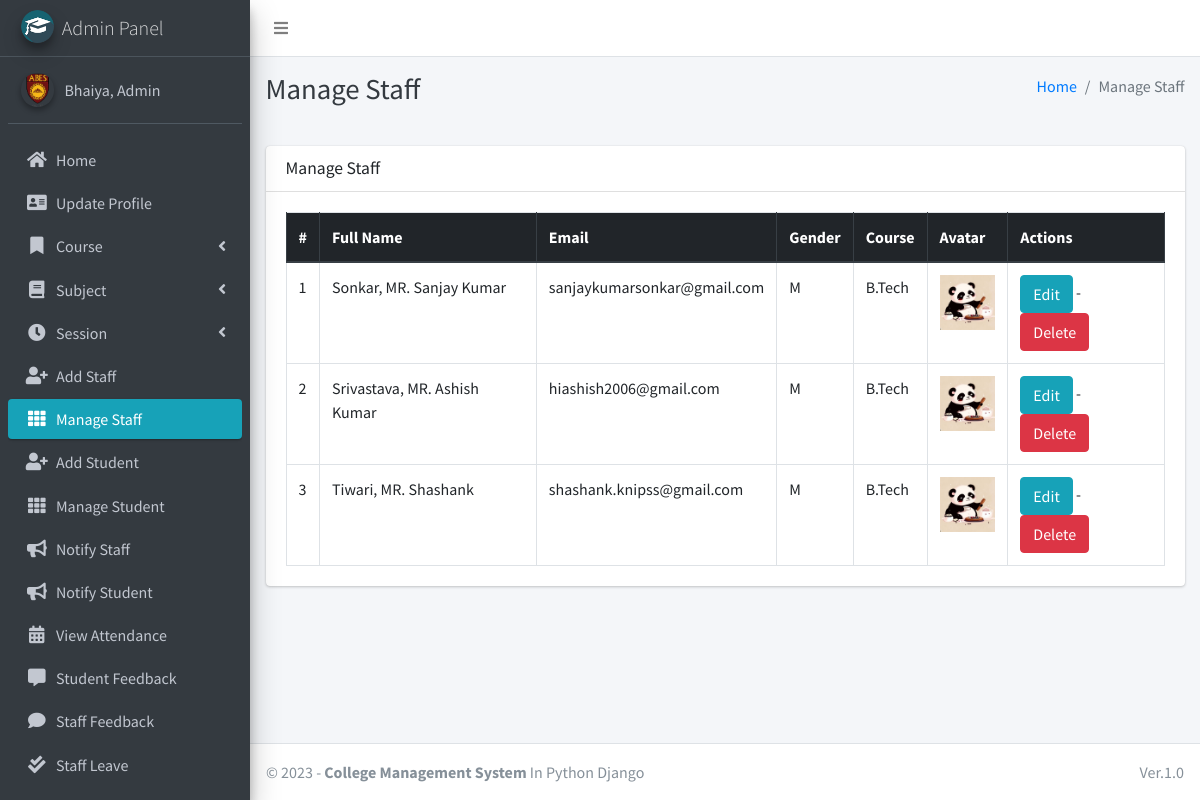
Page /staff/manage/ (signed in) on the committed database.
### main_app/models.py (models this page shows, shortened)
class CustomUser(AbstractUser):
    USER_TYPE = ((1, "HOD"), (2, "Staff"), (3, "Student"))
    GENDER = [("M", "Male"), ("F", "Female")]
    username = None  # Removed username, using email instead
    email = models.EmailField(unique=True)
    user_type = models.CharField(default=1, choices=USER_TYPE, max_length=1)
    gender = models.CharField(max_length=1, choices=GENDER)
    profile_pic = models.ImageField()
    address = models.TextField()
    fcm_token = models.TextField(default="")  # For firebase notifications
    created_at = models.DateTimeField(auto_now_add=True)
    updated_at = models.DateTimeField(auto_now=True)
    USERNAME_FIELD = "email"
    REQUIRED_FIELDS = []
    objects = CustomUserManager()
    def __str__(self):
        return self.last_name + ", " + self.first_name

class Staff(models.Model):
    course = models.ForeignKey(Course, on_delete=models.DO_NOTHING, null=True, blank=False)
    admin = models.OneToOneField(CustomUser, on_delete=models.CASCADE)

class Course(models.Model):
    name = models.CharField(max_length=120)
    created_at = models.DateTimeField(auto_now_add=True)
    updated_at = models.DateTimeField(auto_now=True)

### main_app/hod_views.py (the view)
# urls.py: path("staff/manage/", hod_views.manage_staff, name='manage_staff'),
def manage_staff(request):
    allStaff = CustomUser.objects.filter(user_type=2)
    context = {
        'allStaff': allStaff,
        'page_title': 'Manage Staff'
    }
    return render(request, "hod_template/manage_staff.html", context)

### main_app/templates/hod_template/manage_staff.html
{% extends 'main_app/base.html' %}
{% load static %}
{% block page_title %}{{page_title}}{% endblock page_title %}
{% block content %}
<section class="content">
    <div class="container-fluid">
        <div class="row">
            <div class="col-md-12">
                <div class="card">
                    <div class="card-header">
                        <h3 class="card-title">{{page_title}}</h3>
                    </div>
                    <div class="card-body">
                        <table id="example2" class="table table-bordered table-hover">
                            <thead class="thead-dark">
                                <tr>
                                    <th>#</th>
                                    <th>Full Name</th>
                                    <th>Email</th>
                                    <th>Gender</th>
                                    <th>Course</th>
                                    <th>Avatar</th>
                                    <th>Actions</th>
                                </tr>
                            </thead>
                            <tbody>
                                {% for staff in allStaff %}
                                <tr>
                                    <td>{{ forloop.counter }}</td>
                                    <td>{{staff.last_name}}, {{staff.first_name}}</td>
                                    <td>{{staff.email}}</td>
                                    <td>{{staff.gender}}</td>
                                    <td>{{staff.staff.course.name}}</td>
                                    <td>
                                        {% if staff.profile_pic == ""  %}
                                        No Image
                                        {% else %}
                                        <img class="img img-fluid mb-2" height="56" width="56"
                                            src="{{staff.profile_pic}}" alt="">
                                        {% endif %}
                                    </td>
                                    <td>
                                        <a href="{% url 'edit_staff' staff.staff.id %}" class="btn btn-info">Edit</a> -
                                        <a href="{% url 'delete_staff' staff.staff.id %}" class="btn btn-danger" onclick="return confirm('Are you sure about this ?')">Delete</a>
                                    </td>
                                </tr>
                                {% endfor %}
                            </tbody>
                        </table>
                    </div>
                </div>
            </div>
        </div>
    </div>
</section>
{% endblock content %}

### main_app/templates/main_app/sidebar_template.html (shortened to what this page needs)
{% load static %}
<aside class="main-sidebar sidebar-dark-info elevation-4">
    {% if request.user.user_type == '1' %}
    <a href="{% url 'admin_home' %}" class="brand-link">
        <img src="{% static 'dist/img/cmsl.png' %} " alt="AdminLTE Logo"
            class="brand-image img-circle elevation-3" >
        <span class="brand-text font-weight-light">Admin Panel</span>
    </a>
    <div class="sidebar">
        <div class="user-panel mt-3 pb-3 mb-3 d-flex">
            <div class="image">
                <img src="{{ request.user.profile_pic}}" class="img-circle elevation-2" alt="User Image">
            </div>
            <div class="info">
                <a href="#" class="d-block">{{user}}</a>
            </div>
        </div>
        <nav class="mt-2">
            <ul class="nav nav-pills nav-sidebar flex-column" data-widget="treeview" role="menu" data-accordion="false">
                <li class="nav-item">
                    {% url 'admin_home' as admin_home %}
                    <a href="{{admin_home}}" class="nav-link {% if admin_home == request.path %} active {% endif %}">
                        <i class="nav-icon fas fa-home"></i>
                        <p>
                            Home
                        </p>
                    </a>
                </li>
                <li class="nav-item">
                    {% url 'admin_view_profile' as admin_view_profile %}
                    <a href="{{admin_view_profile}}"
                        class="nav-link {% if admin_view_profile == request.path %} active {% endif %}">
                        <i class="nav-icon fas fa-address-card"></i>
                        <p>
                            Update Profile
                        </p>
                    </a>
                </li>
                <li class="nav-item has-treeview">
                    <a href="#" class="nav-link">
                        <i class="nav-icon fas fa-bookmark"></i>
                        <p>
                            Course
                            <i class="fas fa-angle-left right"></i>
                        </p>
                    </a>
                </li>
                <li class="nav-item has-treeview">
                    <a href="#" class="nav-link">
                        <i class="nav-icon fas fa-book"></i>
                        <p>
                            Subject
                            <i class="fas fa-angle-left right"></i>
                        </p>
                    </a>
                </li>
                <li class="nav-item has-treeview">
                    <a href="#" class="nav-link">
                        <i class="nav-icon fas fa-clock"></i>
                        <p>
                            Session
                            <i class="fas fa-angle-left right"></i>
                        </p>
                    </a>
                </li>
                <li class="nav-item">
                    {% url 'add_staff' as add_staff %}
                    <a href="{{add_staff}}" class="nav-link {% if add_staff == request.path %} active {% endif %}">
                        <i class="nav-icon fas fa-user-plus"></i>
                        <p>
                            Add Staff
                        </p>
                    </a>
                </li>
                <li class="nav-item">
                    {% url 'manage_staff' as manage_staff %}
                    {% url 'edit_staff' staff_id as edit_staff %}
                    <a href="{{manage_staff}}"
                        class="nav-link {% if manage_staff == request.path or request.path == edit_staff %} active {% endif %}">
                        <i class="nav-icon fas fa-th"></i>
                        <p>
                            Manage Staff
                        </p>
                    </a>
                </li>
                <li class="nav-item">
                    {% url 'add_student' as add_student%}
                    <a href="{{add_student}}" class="nav-link  {% if add_student == request.path %} active {% endif %}">
                        <i class="nav-icon fas fa-user-plus"></i>
                        <p>
                            Add Student
                        </p>
                    </a>
                </li>
                <li class="nav-item">
                    {% url 'manage_student' as manage_student %}
                    {% url 'edit_student' student_id as edit_student %}
                    <a href="{{manage_student}}"
                        class="nav-link  {% if edit_student == request.path or manage_student == request.path %} active {% endif %}">
                        <i class="nav-icon fas fa-th"></i>
                        <p>
                            Manage Student
                        </p>
                    </a>
                </li>
                <li class="nav-item">
                    {% url 'admin_notify_staff' as admin_notify_staff %}
                    <a href="{{admin_notify_staff}}"
                        class="nav-link {% if admin_notify_staff == request.path %} active {% endif %}">
                        <i class="nav-icon fas fa-bullhorn"></i>
                        <p>
                            Notify Staff
                        </p>
                    </a>
                </li>
                <li class="nav-item">
                    {% url 'admin_notify_student' as admin_notify_student %}
                    <a href="{{admin_notify_student}}"
                        class="nav-link {% if admin_notify_student == request.path %} active {% endif %}">
                        <i class="nav-icon fas fa-bullhorn"></i>
                        <p>
                            Notify Student
                        </p>
                    </a>
                </li>
                <li class="nav-item">
                    {% url 'admin_view_attendance' as admin_view_attendance %}
                <li class="nav-item">
                    <a href="{{admin_view_attendance}}"
                        class="nav-link  {% if admin_view_attendance == request.path %} active {% endif %}">
                        <i class="nav-icon fas fa-calendar-alt"></i>
                        <p>
                            View Attendance
                        </p>
                    </a>
                </li>
                <li class="nav-item">
                    {% url 'student_feedback_message' as student_feedback_message %}
                    <a href="{{ student_feedback_message }}"
                        class="nav-link  {% if student_feedback_message == request.path %} active {% endif %}">
                        <i class="nav-icon fas fa-comment-alt"></i>
                        <p>
                            Student Feedback
                        </p>
                    </a>
                </li>
                <li class="nav-item">
                    {% url 'staff_feedback_message' as staff_feedback_message %}
                    <a href="{{staff_feedback_message}}"
                        class="nav-link   {% if staff_feedback_message == request.path %} active {% endif %}">
                        <i class="nav-icon fas fa-comment"></i>
                        <p>
                            Staff Feedback
                        </p>
                    </a>
                </li>
                <li class="nav-item">
                    {% url 'view_staff_leave' as view_staff_leave %}
                    <a href="{{view_staff_leave}}"
                        class="nav-link  {% if view_staff_leave == request.path %} active {% endif %}">
                        <i class="nav-icon fas fa-check-double"></i>
                        <p>
                            Staff Leave
                        </p>
                    </a>
                </li>
                <li class="nav-item">
                    {% url 'view_student_leave' as view_student_leave %}
                    <a href="{% url 'view_student_leave' %}"
                        class="nav-link  {% if view_student_leave == request.path %} active {% endif %}">
                    </a>
                </li>
                                        {% endif %}
                                    </ul>
                                </nav>
                            </div>
</aside>

### rows in the picture
CustomUser: user.profile_pic (picture), last_name+first_name "Bhaiya, Admin"
CustomUser: last_name "Sonkar", first_name "MR. Sanjay Kumar", email "sanjaykumarsonkar@gmail.com", gender "M", staff.course.name "B.Tech", profile_pic (picture)
CustomUser: last_name "Srivastava", first_name "MR. Ashish Kumar", email "hiashish2006@gmail.com", gender "M", staff.course.name "B.Tech", profile_pic (picture)
CustomUser: last_name "Tiwari", first_name "MR. Shashank", email "shashank.knipss@gmail.com", gender "M", staff.course.name "B.Tech", profile_pic (picture)

### other values in the picture
{{ page_title }} "Manage Staff"
